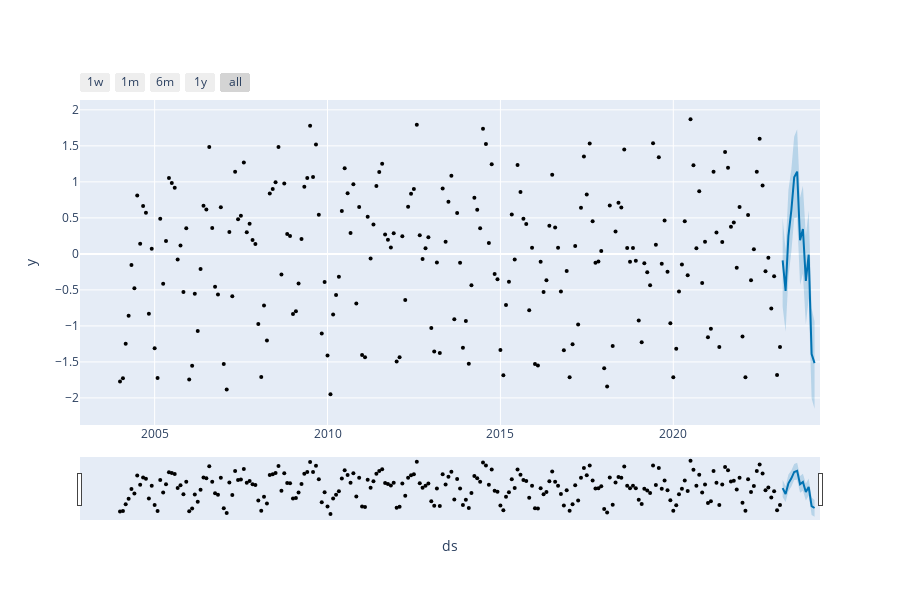
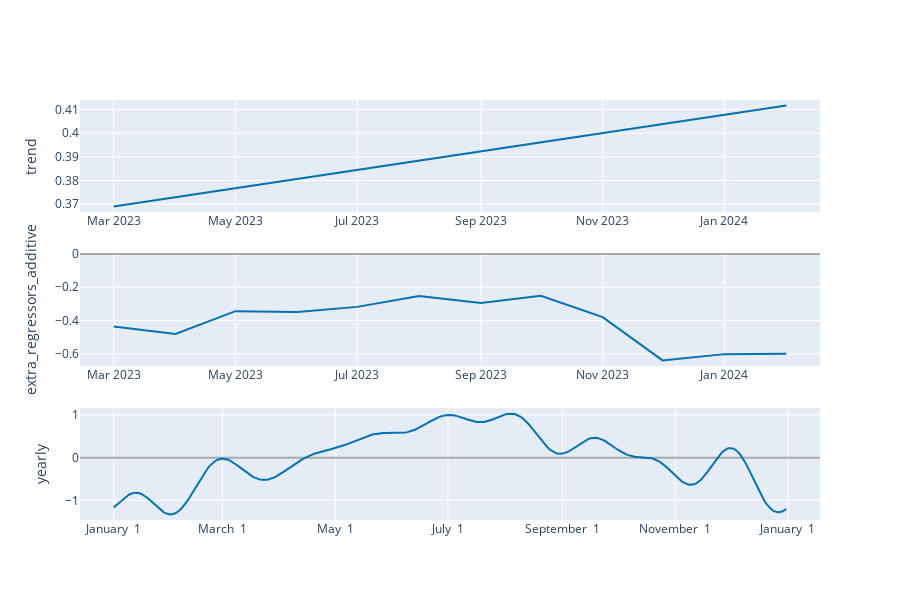

Notebook source saved alongside these figures, in order:
### Code cell
############### Plot Prophet

from prophet.plot import plot_plotly, plot_components_plotly

# Plot the forecast
fig1 = plot_plotly(model, data_forecastf)
fig1.show()

# Plot forecast components
fig2 = plot_components_plotly(model, data_forecastf)
fig2.show()

### Figure 1 — Plotly figure (JSON) as saved in the notebook; plotly's stock layout.template omitted (floating-point values rounded to 4 significant figures; data arrays with more than 128 entries replaced by an {"elided": "..."} marker saying what was removed)
{"data": [{"marker": {"color": "black", "size": 4}, "mode": "markers", "name": "Actual", "type": "scatter", "x": {"elided": "230 str values"}, "y": {"elided": "230 float values"}}, {"hoverinfo": "skip", "line": {"width": 0}, "mode": "lines", "type": "scatter", "x": ["2023-03-01T00:00:00", "2023-04-01T00:00:00", "2023-05-01T00:00:00", "2023-06-01T00:00:00", "2023-07-01T00:00:00", "2023-08-01T00:00:00", "2023-09-01T00:00:00", "2023-10-01T00:00:00", "2023-11-01T00:00:00", "2023-12-01T00:00:00", "2024-01-01T00:00:00", "2024-02-01T00:00:00"], "y": [-0.7352, -1.082, -0.3222, 0.03221, 0.4947, 0.5065, -0.4303, -0.2751, -0.9787, -0.6162, -2.009, -2.15]}, {"fill": "tonexty", "fillcolor": "rgba(0, 114, 178, 0.2)", "line": {"color": "#0072B2", "width": 2}, "mode": "lines", "name": "Predicted", "type": "scatter", "x": ["2023-03-01T00:00:00", "2023-04-01T00:00:00", "2023-05-01T00:00:00", "2023-06-01T00:00:00", "2023-07-01T00:00:00", "2023-08-01T00:00:00", "2023-09-01T00:00:00", "2023-10-01T00:00:00", "2023-11-01T00:00:00", "2023-12-01T00:00:00", "2024-01-01T00:00:00", "2024-02-01T00:00:00"], "y": [-0.09101, -0.513, 0.2512, 0.6067, 1.065, 1.143, 0.1886, 0.3453, -0.3749, -0.01147, -1.39, -1.517]}, {"fill": "tonexty", "fillcolor": "rgba(0, 114, 178, 0.2)", "hoverinfo": "skip", "line": {"width": 0}, "mode": "lines", "type": "scatter", "x": ["2023-03-01T00:00:00", "2023-04-01T00:00:00", "2023-05-01T00:00:00", "2023-06-01T00:00:00", "2023-07-01T00:00:00", "2023-08-01T00:00:00", "2023-09-01T00:00:00", "2023-10-01T00:00:00", "2023-11-01T00:00:00", "2023-12-01T00:00:00", "2024-01-01T00:00:00", "2024-02-01T00:00:00"], "y": [0.5002, 0.04972, 0.8857, 1.175, 1.631, 1.73, 0.7841, 0.9449, 0.2468, 0.604, -0.7565, -0.9385]}], "layout": {"height": 600, "showlegend": false, "width": 900, "xaxis": {"rangeselector": {"buttons": [{"count": 7, "label": "1w", "step": "day", "stepmode": "backward"}, {"count": 1, "label": "1m", "step": "month", "stepmode": "backward"}, {"count": 6, "label": "6m", "step": "month", "stepmode": "backward"}, {"count": 1, "label": "1y", "step": "year", "stepmode": "backward"}, {"step": "all"}]}, "rangeslider": {"visible": true}, "title": {"text": "ds"}, "type": "date"}, "yaxis": {"title": {"text": "y"}}}}

### Figure 2 — Plotly figure (JSON) as saved in the notebook; plotly's stock layout.template omitted (floating-point values rounded to 4 significant figures; data arrays with more than 128 entries replaced by an {"elided": "..."} marker saying what was removed)
{"data": [{"line": {"color": "#0072B2", "width": 2}, "mode": "lines", "name": "trend", "type": "scatter", "x": ["2023-03-01T00:00:00", "2023-04-01T00:00:00", "2023-05-01T00:00:00", "2023-06-01T00:00:00", "2023-07-01T00:00:00", "2023-08-01T00:00:00", "2023-09-01T00:00:00", "2023-10-01T00:00:00", "2023-11-01T00:00:00", "2023-12-01T00:00:00", "2024-01-01T00:00:00", "2024-02-01T00:00:00"], "xaxis": "x", "y": [0.369, 0.373, 0.3767, 0.3807, 0.3844, 0.3884, 0.3923, 0.3961, 0.4, 0.4038, 0.4077, 0.4116], "yaxis": "y"}, {"line": {"color": "rgba(0, 114, 178, 0.2)", "width": 0}, "mode": "lines", "name": "trend_upper", "type": "scatter", "x": ["2023-03-01T00:00:00", "2023-04-01T00:00:00", "2023-05-01T00:00:00", "2023-06-01T00:00:00", "2023-07-01T00:00:00", "2023-08-01T00:00:00", "2023-09-01T00:00:00", "2023-10-01T00:00:00", "2023-11-01T00:00:00", "2023-12-01T00:00:00", "2024-01-01T00:00:00", "2024-02-01T00:00:00"], "xaxis": "x", "y": [0.369, 0.373, 0.3767, 0.3807, 0.3844, 0.3884, 0.3923, 0.3961, 0.4, 0.4038, 0.4077, 0.4116], "yaxis": "y"}, {"fill": "tonexty", "fillcolor": "rgba(0, 114, 178, 0.2)", "line": {"color": "rgba(0, 114, 178, 0.2)", "width": 0}, "mode": "lines", "name": "trend_lower", "type": "scatter", "x": ["2023-03-01T00:00:00", "2023-04-01T00:00:00", "2023-05-01T00:00:00", "2023-06-01T00:00:00", "2023-07-01T00:00:00", "2023-08-01T00:00:00", "2023-09-01T00:00:00", "2023-10-01T00:00:00", "2023-11-01T00:00:00", "2023-12-01T00:00:00", "2024-01-01T00:00:00", "2024-02-01T00:00:00"], "xaxis": "x", "y": [0.369, 0.373, 0.3767, 0.3807, 0.3844, 0.3884, 0.3923, 0.3961, 0.4, 0.4038, 0.4077, 0.4116], "yaxis": "y"}, {"line": {"color": "#0072B2", "width": 2}, "mode": "lines", "name": "extra_regressors_additive", "type": "scatter", "x": ["2023-03-01T00:00:00", "2023-04-01T00:00:00", "2023-05-01T00:00:00", "2023-06-01T00:00:00", "2023-07-01T00:00:00", "2023-08-01T00:00:00", "2023-09-01T00:00:00", "2023-10-01T00:00:00", "2023-11-01T00:00:00", "2023-12-01T00:00:00", "2024-01-01T00:00:00", "2024-02-01T00:00:00"], "xaxis": "x2", "y": [-0.4358, -0.4807, -0.3436, -0.3489, -0.3178, -0.2524, -0.2943, -0.2505, -0.3796, -0.6394, -0.6017, -0.6001], "yaxis": "y2"}, {"line": {"color": "#0072B2", "width": 2}, "mode": "lines", "name": "yearly", "type": "scatter", "x": {"elided": "365 str values"}, "xaxis": "x3", "y": {"elided": "365 float values"}, "yaxis": "y3"}], "layout": {"height": 600, "showlegend": false, "width": 900, "xaxis": {"anchor": "y", "domain": [0, 1], "range": ["2023-02-12T03:36:00", "2024-02-17T20:24:00"], "type": "date"}, "xaxis2": {"anchor": "y2", "domain": [0, 1], "range": ["2023-02-12T03:36:00", "2024-02-17T20:24:00"], "type": "date"}, "xaxis3": {"anchor": "y3", "domain": [0, 1], "range": ["2016-12-13T18:54:02.958904115", "2018-01-18T11:04:57.863013581"], "tickformat": "%B %e", "type": "date"}, "yaxis": {"anchor": "x", "domain": [0.7333, 1], "rangemode": "normal", "title": {"text": "trend"}, "zerolinecolor": "#AAA"}, "yaxis2": {"anchor": "x2", "domain": [0.3667, 0.6333], "rangemode": "tozero", "title": {"text": "extra_regressors_additive"}, "zerolinecolor": "#AAA"}, "yaxis3": {"anchor": "x3", "domain": [0, 0.2667], "title": {"text": "yearly"}, "zerolinecolor": "#AAA"}}}
